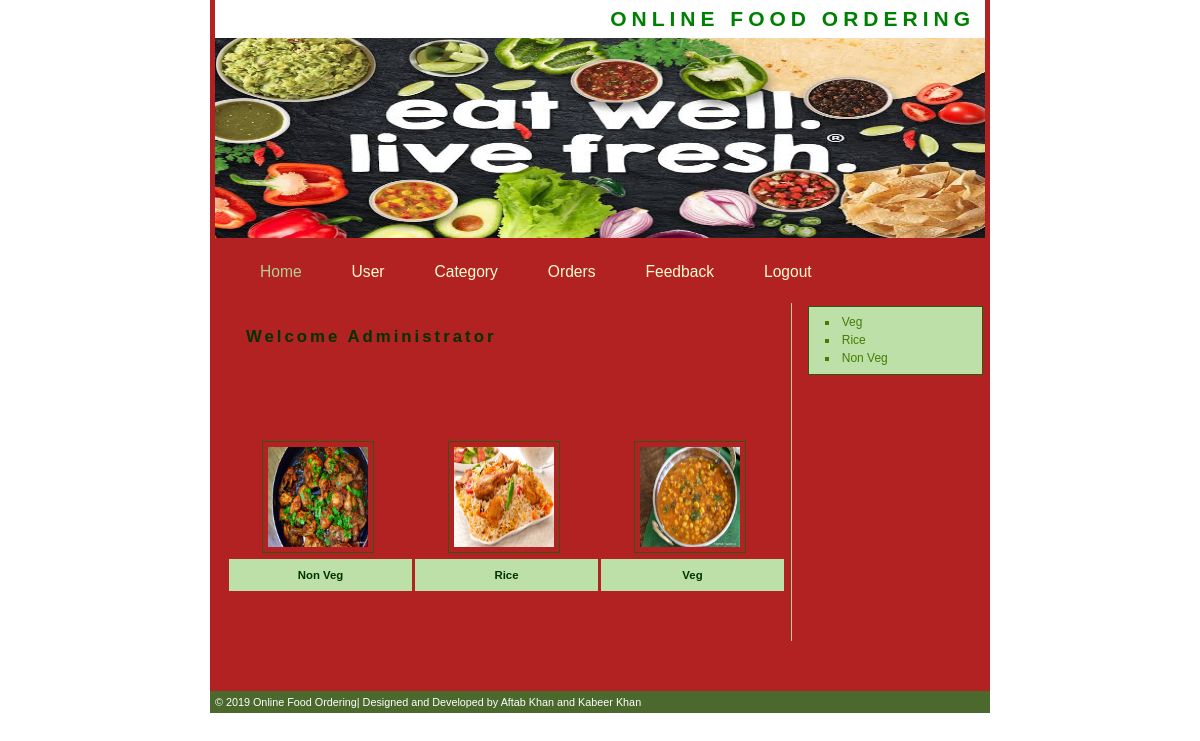
Screenshot of /Admin/index.php with the database file from the repository.
### tables this page shows
CREATE TABLE IF NOT EXISTS `category_master` (
  `CategoryId` int(11) NOT NULL AUTO_INCREMENT,
  `CategoryName` varchar(20) NOT NULL,
  `Description` varchar(200) NOT NULL,
  `Image` varchar(100) NOT NULL,
  PRIMARY KEY (`CategoryId`)
);

### Admin/Right.php (the view, shortened to what this page needs)
<div id="right-col">
    <div class="scroll">
       <ul class="side">
           <?php
$con = mysql_connect("localhost","root");
$sql = "select * from Category_Master";
$result = mysql_query($sql,$con);
while($row = mysql_fetch_array($result))
{
$Id=$row['CategoryId'];
$CategoryName=$row['CategoryName'];
?>
     <li><a href="Products.php?CategoryId=<?php echo $Id;?>"><?php echo $CategoryName;?></a></li>
    <?php
	}
?>
    </ul>
  </div>
</div>

### Admin/style.css (style rules this page uses)
body { margin : 0; padding : 0; text-align : left; font : 75% "Trebuchet MS", verdana, arial, sans-serif; line-height : 1.5em; background : url(img/banner1.jpg); }
#right-col { width : 175px; margin : 5px 0 0 590px; border-left : 1px none #28460a; padding : 3px; }
div.scroll { height : auto; width : 160px; padding : 1ex; margin : 0 0 30px 5px; border : 1px solid #345411; background : #BCE0A8; color : #000; }
a:link, a:visited { text-decoration : none; background : inherit; color : #457C05; }
ul.side { list-style-type : square; padding : 0; margin : 0; background : inherit; color : #457C05; }
.side li { padding-left : 0.2em; margin-left : 2em; }

### rows the page displays
category_master: CategoryName "Veg"
category_master: CategoryName "Rice"
category_master: CategoryName "Non Veg"
